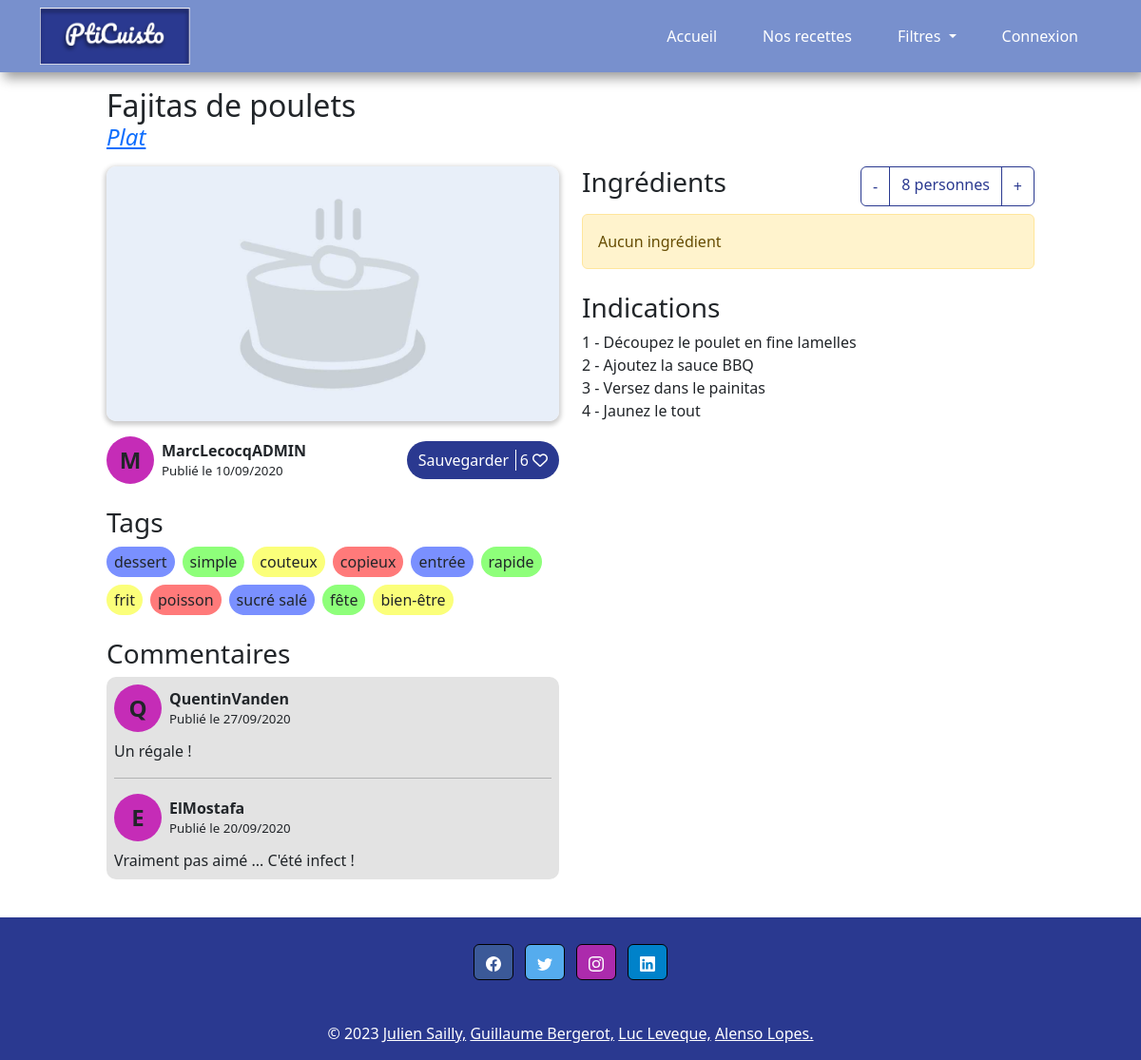
The app's page /index.php?controller=recipes&action=read&id=10 with its own data.
### tables this page shows
CREATE TABLE `recipes` (
  `rec_id` int(11) NOT NULL,
  `rec_title` varchar(200) DEFAULT NULL,
  `rec_content` varchar(2000) DEFAULT NULL,
  `rec_summary` varchar(300) DEFAULT NULL,
  `cat_id` int(3) NOT NULL,
  `rec_creation_date` datetime NOT NULL DEFAULT current_timestamp(),
  `rec_image_src` varchar(100) DEFAULT NULL,
  `rec_modification_date` datetime DEFAULT NULL,
  `users_id` int(3) NOT NULL,
  `isAuthorised` int(2) NOT NULL DEFAULT 0,
  `rec_nb_person` int(2) NOT NULL
);

CREATE TABLE `category` (
  `cat_id` int(3) NOT NULL,
  `cat_title` varchar(100) DEFAULT NULL,
  `cat_desc` varchar(250) DEFAULT NULL
);

CREATE TABLE `users` (
  `users_id` int(11) NOT NULL,
  `users_pseudo` varchar(25) DEFAULT NULL,
  `users_email` varchar(100) DEFAULT NULL,
  `users_password` char(64) NOT NULL,
  `users_lastname` varchar(100) DEFAULT NULL,
  `users_name` varchar(100) DEFAULT NULL,
  `users_inscription_date` date DEFAULT NULL,
  `users_type` int(1) NOT NULL,
  `users_status` int(1) NOT NULL
);

CREATE TABLE `tag` (
  `tag_id` int(3) NOT NULL,
  `tag_title` varchar(50) NOT NULL
);

CREATE TABLE `comments` (
  `rec_id` int(11) NOT NULL,
  `users_id` int(11) NOT NULL,
  `com_date` datetime NOT NULL DEFAULT current_timestamp(),
  `com_title` varchar(256) DEFAULT NULL,
  `com_content` varchar(512) DEFAULT NULL,
  `isAuthorised` int(11) NOT NULL DEFAULT 0
);

### controller/controllerRecipes.php (called while the page is built, shortened)
<?php
require_once(File::build_path(array("model", "modelRecipes.php")));
class controllerRecipes
{
  public static function read()
  {
    $recipe = modelRecipes::getRecipe($_GET["id"]);
    $likes = modelRecipes::getRecipeLikes($_GET["id"]);
    $tags = modelRecipes::getRecipeTags($_GET["id"]);
    $comments = modelRecipes::getRecipeComments($_GET["id"]);
    $ingredients = modelRecipes::getRecipeIngredients($_GET["id"]);
    require(File::build_path(array("view", "navbar.php")));
    require(File::build_path(array("view", "viewRecipe.php")));
    require(File::build_path(array("view", "footer.php")));
  }
}

### index.php (called while the page is built, shortened)
<?php
    require_once(File::build_path(array("controller", "routeur.php")));
?>

### model/modelRecipes.php (called while the page is built, shortened)
<?php
require_once(File::build_path(array("model", "model.php")));
class modelRecipes extends model
{
  public static function getRecipe($rec_id = NULL)
  {
    $model = new Model();
    if ($rec_id == NULL) {
      $page = 1;
      if (isset($_GET['page'])) {
        if ($_GET['page'] > 0) {
          $page = $_GET['page'];
        }
      }
      $sql = "SELECT rec_id, rec_title, cat_id, cat_title, rec_summary, rec_image_src, isAuthorised FROM recipes
      join category using (cat_id)
      where isAuthorised = 1
      order by rec_modification_date desc, rec_creation_date desc LIMIT " . (($page - 1) * 10) . "," . 10;
      $req_prep = model::$pdo->prepare($sql);
      $req_prep->execute();
      return $req_prep->fetchAll();
    } else {
      $sql = "SELECT rec_id, rec_title, rec_summary, cat_id, cat_title, rec_image_src, users_id, users_pseudo, rec_creation_date, rec_modification_date, rec_nb_person, rec_content, isAuthorised FROM recipes
      join category using (cat_id)
      join users using (users_id)
      WHERE rec_id = $rec_id";
      $req_prep = model::$pdo->prepare($sql);
      $req_prep->execute();
      return $req_prep->fetch();
    }
  }
  public static function getRecipeLikes($rec_id)
  {
    $model = new Model();
    $sql = "SELECT COUNT(*) as NBLIKES FROM likes WHERE rec_id = :id";
    $req_prep = model::$pdo->prepare($sql);
    $req_prep->bindParam(':id', $rec_id, PDO::PARAM_INT);
    $req_prep->execute();
    return $req_prep->fetch();
  }
  public static function getRecipeComments($rec_id)
  {
    $model = new Model();
    $sql = "SELECT users_id, users_pseudo, com_date, com_content FROM comments
    JOIN users using (users_id)
    WHERE rec_id = :id
    order by com_date desc";
    $req_prep = model::$pdo->prepare($sql);
    $req_prep->bindParam(':id', $rec_id, PDO::PARAM_INT);
    $req_prep->execute();
    return $req_prep->fetchAll();
  }
  public static function getRecipeTags($rec_id)
  {
    $model = new Model();
    $sql = "SELECT tag_title from tag
    join tags_list using (tag_id)
    where rec_id = :id";
    $req_prep = model::$pdo->prepare($sql);
    $req_prep->bindParam(':id', $rec_id, PDO::PARAM_INT);
    $req_prep->execute();
    return $req_prep->fetchAll();
  }
  public static function getRecipeIngredients($rec_id)
  {
    $model = new Model();
    $sql = "select ing_title, ing_quantity, ing_unit from ingredient
    join ingredients_list using (ing_id)
    where rec_id = :id";
    $req_prep = model::$pdo->prepare($sql);
    $req_prep->bindParam(':id', $rec_id, PDO::PARAM_INT);
    $req_prep->execute();
    return $req_prep->fetchAll();
  }
}

### config/conf.php (called while the page is built, shortened)
<?php
class conf{
	static private $databases = array(
		'hostname' => 'localhost',
		'database' => 'pti-cuisto',
		'login' => 'root',
		'password' => ''
	);
	static public function getLogin(){
		return self::$databases['login'];
	}
	static public function getHostname(){
		return self::$databases['hostname'];
	}
	static public function getDatabase(){
		return self::$databases['database'];
	}
	static public function getPassword(){
		return self::$databases['password'];
	}
}

### model/model.php (called while the page is built, shortened)
<?php
require_once("config/conf.php");
class model{
  public static function init(){
    $login = conf::getLogin();
    $hostname = conf::getHostname();
    $database_name = conf::getDatabase();
    $password = conf::getPassword();
  }
}
?>

### view/viewRecipe.php (the view, shortened to what this page needs)
<?php
global $recipe_img_path;
?>
<h2 class="recipe_title">
    <?php
    echo $recipe['rec_title'];
        ?>
</h2>
<a href="index.php?controller=filtre&action=categories&id=<?= $recipe['cat_id'] ?>">
    <h4 class="recipe_category"><i>
            <?= $recipe['cat_title'] ?>
        </i></h4>
</a>
<article id="recipe_view">
    <div class="column col_left">
        <div class="component">
            <div class="img_container">
                <img src="<?= $recipe_img_path . $recipe['rec_image_src'] ?>" alt="<?= $recipe['rec_title'] ?>">
            </div>
            <div class="author_save">
                <div class="author">
                    <div class="user_pp" <?php
                    $randColor = "#" . str_pad(dechex(rand(0xb9b9b9, 0xFFFFFF)), 6, 0, STR_PAD_LEFT);
                    echo "style=\"background-color: $randColor;\"";
                    ?>>
                        <span>
                            <?= substr($recipe['users_pseudo'], 0, 1) ?>
                        </span>
                    </div>
                    <div>
                        <p>
                            <?= $recipe['users_pseudo'] ?>
                        </p>
                        <?php
                        $date = $recipe['rec_creation_date'];
                        ?>
                        <p>Publié
                            <?php
                            if ($date < date("Y-m-d H:i:s", strtotime("-1 day"))) {
                                echo " le " . date("d/m/Y", strtotime($date));
                            } else {
                                echo " à " . date("H:i", strtotime($date));
                            }
                            ?>
                        </p>
                    </div>
                </div>
                <form method="POST" action="" class="save_recipe">
                    <div class="save_recipe_button">
                        <span class="save">Sauvegarder</span>
                        <span>
                            <?= $likes['NBLIKES'] ?>
                        </span>
                        <i class="fa-regular fa-heart" style="color: #ffffff;"></i>
                    </div>
                </form>
            </div>
        </div>
        <div class="tags component">
            <h3>Tags</h3>
            <?php
            if (sizeof($tags) == 0) {
                ?>
                <div class="alert alert-warning" role="alert">Aucun tag</div>
                <?php
            } else {
                ?>
                <div>
                    <?php
                    foreach ($tags as $key => $tag) {
                        ?>
                        <span class="tag">
                            <?= $tag['tag_title'] ?>
                        </span>
                        <?php
                    }
                    ?>
                </div>
                <?php
            }
            ?>
        </div>
        <div class="comments component">
            <h3>Commentaires</h3>
            <?php
            if (sizeof($comments) == 0) {
                ?>
                <div class="alert alert-warning" role="alert">Aucun commentaire pour le moment</div>
                <?php
            } else {
                ?>
                <div>
                    <?php
                    foreach ($comments as $key => $comment) {
                        ?>
                        <div class="comment">
                            <div class="author">
                                <div class="user_pp" <?php
                                $randColor = "#" . str_pad(dechex(rand(0xb9b9b9, 0xFFFFFF)), 6, 0, STR_PAD_LEFT);
                                echo "style=\"background-color: $randColor;\"";
                                ?>>
                                    <span>
                                        <?= substr($comment['users_pseudo'], 0, 1) ?>
                                    </span>
                                </div>
                                <div>
                                    <p>
                                        <?= $comment['users_pseudo'] ?>
                                    </p>
                                    <p>Publié
                                        <?php
                                        if ($comment['com_date'] < date("Y-m-d H:i:s", strtotime("-1 day"))) {
                                            echo " le " . date("d/m/Y", strtotime($comment['com_date']));
                                        } else {
                                            echo " à " . date("H:i", strtotime($comment['com_date']));
                                        }
                                        ?>
                                    </p>
                                </div>
                            </div>
                            <p class="comment">
                                <?= $comment['com_content'] ?>
                            </p>
                        </div>
                        <?php
                        if ($key != sizeof($comments) - 1) {
                            ?>
                            <hr>
                            <?php
                        }
                    }
                    ?>
                </div>
                <?php
            }
            ?>
        </div>
    </div>
    <div class="column col_right">
        <div class="ingredients component">
            <div>
                <h3>Ingrédients</h3>
                <div class="person_number btn-group">
                    <button type="button" class="btn btn-outline-primary" id="removePerson">-</button>
                    <span class="btn btn-outline-primary">
                        <?= $recipe['rec_nb_person'] . ($recipe['rec_nb_person'] > 1 ? " personnes" : "personne") ?>
                    </span>
                    <button type="button" class="btn btn-outline-primary" id="addPerson">+</button>
                </div>
            </div>
            <?php
            if (sizeof($ingredients) == 0) {
                ?>
                <div class="alert alert-warning" role="alert">Aucun ingrédient</div>
                <?php
            }
            ?>
        </div>
        <div class="recipe_content component">
            <h3>Indications</h3>
            <p>
                <?= nl2br($recipe['rec_content']) ?>
            </p>
        </div>
    </div>
</article>

### resources/css/style.css (style rules this page uses)
:root { --primary-color: #2a3990; --secondary-color: #7890cd; --background-color: #ffffff; --grey-color: #999999; }
* { margin: 0; padding: 0; box-sizing: border-box; }
body { transition: all 0.4s ease-in-out; min-height: 100vh; display: flex; flex-direction: column; justify-content: space-between; }
h2.recipe_title { display: flex; margin-bottom: 0; flex-direction: row; justify-content: space-between; align-items: center; }
h4.recipe_category { margin-bottom: 1rem; font-weight: lighter; }
article#recipe_view { display: flex; flex-direction: row; justify-content: space-between; gap: 1.5rem; }
article#recipe_view > div { flex: 1; }
#recipe_view .img_container { width: 100%; aspect-ratio: 16 / 9; border-radius: 10px; box-shadow: rgb(0 0 0 / 20%) 0px 2px 5px 2px; margin-bottom: 1rem; }
.img_container img { width: 100%; height: 100%; object-fit: cover; border-radius: 10px; }
div.author_save { display: flex; flex-direction: row; justify-content: space-between; align-items: center; }
div.author { display: flex; flex-direction: row; }
div.author div { display: flex; flex-direction: column; justify-content: center; }
div.author p { margin-left: 0.5rem; margin-bottom: 0; }
div.author p:first-child { font-weight: bold; }
div.author p:last-child { font-size: smaller; }
.save_recipe_button { background-color: var(--primary-color); border-radius: 5rem; padding: 0.5rem 0.75rem; color: var(--background-color); border: none; }
span.save { padding-right: 0.4rem; border-right: var(--background-color) solid 1px; }
.component { margin-bottom: 1.5rem; }
.component h3 { margin-bottom: 0.5rem; }
div.tags div { display: flex; flex-wrap: wrap; gap: 0.5rem; }
div.tags span { padding: 0.25rem 0.5rem; border-radius: 5rem; }
div.tags span:nth-child(4n) { background-color: #ff7a7a; }
div.tags span:nth-child(4n + 1) { background-color: #7a90ff; }
div.tags span:nth-child(4n + 2) { background-color: #8eff7a; }
div.tags span:nth-child(4n + 3) { background-color: #fbff7a; }
div.comments > div { background-color: #e3e3e3; border-radius: 10px; padding: 0.5rem; }
p.comment { margin: 0.5rem 0 0 0; }
div.user_pp { width: 50px; height: 50px; border-radius: 50%; display: flex; justify-content: center; align-items: center; }
div.user_pp span { font-size: 1.5rem; font-weight: 600; }
div.ingredients > div { display: flex; flex-direction: row; justify-content: space-between; margin-bottom: 0.5rem; }
div.person_number span.btn { cursor: auto; }
.recipe_content p { text-align: justify; }

### records on screen
recipes: rec_title "Fajitas de poulets", cat.cat_title "Plat", rec_image_src (placeholder picture), users.users_pseudo "M", users.users_pseudo "MarcLecocqADMIN", rec_creation_date "10/09/2020", rec_nb_person "8", rec_content "1 - Découpez le poulet en fine lamelles 2 - Ajoutez la sauce BBQ 3 - Versez dans le painitas 4 - Jaunez le tout"
tag: tag_title "dessert"
tag: tag_title "simple"
tag: tag_title "couteux"
tag: tag_title "copieux"
tag: tag_title "entrée"
tag: tag_title "rapide"
tag: tag_title "frit"
tag: tag_title "poisson"
tag: tag_title "sucré salé"
tag: tag_title "fête"
tag: tag_title "bien-être"
comments: users.users_pseudo "Q", users.users_pseudo "QuentinVanden", com_date "27/09/2020", com_content "Un régale !"
comments: users.users_pseudo "E", users.users_pseudo "ElMostafa", com_date "20/09/2020", com_content "Vraiment pas aimé ... C'été infect !"

### other values on screen
$likes['NBLIKES'] "6"
